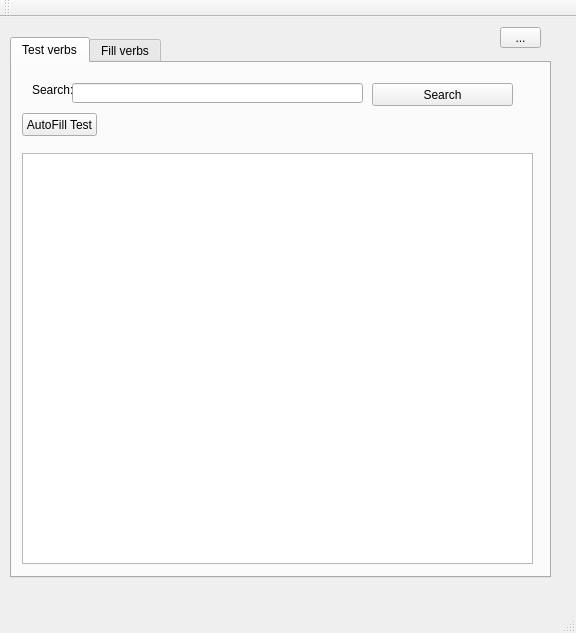
<?xml version="1.0" encoding="UTF-8"?>
<ui version="4.0">
 <class>MainWindow</class>
 <widget class="QMainWindow" name="MainWindow">
  <property name="geometry">
   <rect>
    <x>0</x>
    <y>0</y>
    <width>576</width>
    <height>633</height>
   </rect>
  </property>
  <property name="windowTitle">
   <string>MainWindow</string>
  </property>
  <widget class="QWidget" name="centralWidget">
   <widget class="QTabWidget" name="tabWidget">
    <property name="geometry">
     <rect>
      <x>10</x>
      <y>20</y>
      <width>541</width>
      <height>541</height>
     </rect>
    </property>
    <property name="currentIndex">
     <number>0</number>
    </property>
    <widget class="QWidget" name="tab_test">
     <attribute name="title">
      <string>Test verbs</string>
     </attribute>
     <widget class="QTextBrowser" name="textBrowser">
      <property name="geometry">
       <rect>
        <x>10</x>
        <y>90</y>
        <width>511</width>
        <height>411</height>
       </rect>
      </property>
     </widget>
     <widget class="QPushButton" name="pushButton">
      <property name="geometry">
       <rect>
        <x>360</x>
        <y>20</y>
        <width>141</width>
        <height>23</height>
       </rect>
      </property>
      <property name="text">
       <string>Search</string>
      </property>
     </widget>
     <widget class="QLineEdit" name="lineEdit">
      <property name="geometry">
       <rect>
        <x>60</x>
        <y>20</y>
        <width>291</width>
        <height>20</height>
       </rect>
      </property>
     </widget>
     <widget class="QLabel" name="label">
      <property name="geometry">
       <rect>
        <x>20</x>
        <y>20</y>
        <width>46</width>
        <height>13</height>
       </rect>
      </property>
      <property name="text">
       <string>Search:</string>
      </property>
     </widget>
     <widget class="QPushButton" name="pushButton_3">
      <property name="geometry">
       <rect>
        <x>10</x>
        <y>50</y>
        <width>75</width>
        <height>23</height>
       </rect>
      </property>
      <property name="text">
       <string>AutoFill Test</string>
      </property>
     </widget>
    </widget>
    <widget class="QWidget" name="tab_fill">
     <attribute name="title">
      <string>Fill verbs</string>
     </attribute>
     <widget class="QGroupBox" name="groupBoxVerb">
      <property name="geometry">
       <rect>
        <x>10</x>
        <y>10</y>
        <width>461</width>
        <height>131</height>
       </rect>
      </property>
      <property name="title">
       <string>Verb</string>
      </property>
      <widget class="QWidget" name="gridLayoutWidget">
       <property name="geometry">
        <rect>
         <x>10</x>
         <y>20</y>
         <width>441</width>
         <height>101</height>
        </rect>
       </property>
       <layout class="QGridLayout" name="gridLayout">
        <item row="2" column="0">
         <widget class="QLineEdit" name="lineEditVerbEs"/>
        </item>
        <item row="1" column="0">
         <widget class="QLabel" name="label_2">
          <property name="text">
           <string>Verb:</string>
          </property>
         </widget>
        </item>
        <item row="3" column="0">
         <widget class="QPushButton" name="pushButton_2">
          <property name="text">
           <string>Add Verb</string>
          </property>
         </widget>
        </item>
       </layout>
      </widget>
     </widget>
     <widget class="QTableView" name="tableViewVerbs">
      <property name="geometry">
       <rect>
        <x>20</x>
        <y>210</y>
        <width>451</width>
        <height>241</height>
       </rect>
      </property>
     </widget>
     <widget class="QLineEdit" name="lineEditVerbSearch">
      <property name="geometry">
       <rect>
        <x>20</x>
        <y>180</y>
        <width>371</width>
        <height>20</height>
       </rect>
      </property>
     </widget>
     <widget class="QPushButton" name="pushButtonVerbSearch">
      <property name="geometry">
       <rect>
        <x>400</x>
        <y>180</y>
        <width>75</width>
        <height>23</height>
       </rect>
      </property>
      <property name="text">
       <string>Search verb</string>
      </property>
     </widget>
    </widget>
   </widget>
   <widget class="QToolButton" name="toolButton">
    <property name="geometry">
     <rect>
      <x>500</x>
      <y>10</y>
      <width>41</width>
      <height>21</height>
     </rect>
    </property>
    <property name="text">
     <string>...</string>
    </property>
    <property name="icon">
     <iconset resource="resources.qrc">
      <normaloff>:/icons/images/ic_settings_black_48dp.png</normaloff>:/icons/images/ic_settings_black_48dp.png</iconset>
    </property>
   </widget>
  </widget>
  <widget class="QMenuBar" name="menuBar">
   <property name="geometry">
    <rect>
     <x>0</x>
     <y>0</y>
     <width>576</width>
     <height>21</height>
    </rect>
   </property>
  </widget>
  <widget class="QToolBar" name="mainToolBar">
   <attribute name="toolBarArea">
    <enum>TopToolBarArea</enum>
   </attribute>
   <attribute name="toolBarBreak">
    <bool>false</bool>
   </attribute>
  </widget>
  <widget class="QStatusBar" name="statusBar"/>
 </widget>
 <layoutdefault spacing="6" margin="11"/>
 <resources>
  <include location="resources.qrc"/>
 </resources>
 <connections/>
</ui>
